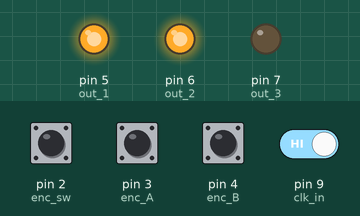
Simulated run of this sketch. Board: Arduino Uno, built with avr-gcc and run on an emulated ATmega328P. On the bench: output pins drawn as LEDs (lit = HIGH). Inputs (shaded band) come from the test bench; at power-on: pin 2 (enc_sw), pin 3 (enc_A), pin 4 (enc_B), pin 9 (clk_in) HIGH. EEPROM starts erased.

Above: at 1.2 s.
1.3 s: pin 9 (clk_in) driven LOW
At 2.2 s:
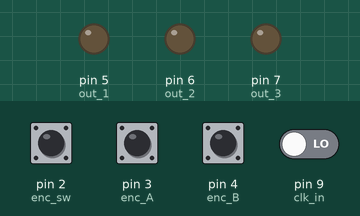
2.8 s: pin 9 (clk_in) driven HIGH
At 3.4 s:
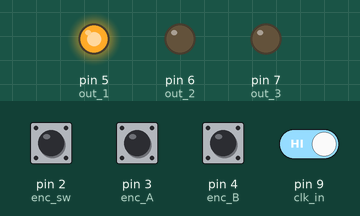
Timing chart, 0 to 5.8 s (numbered marks = the images above; inputs shaded):
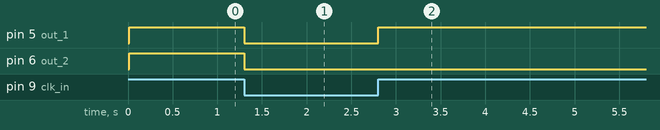

The sketch:

clockdivider.ino
```cpp
#include <EEPROM.h>

// there will be an input gate
// there will be 6 output gates
// each output will have 2 corresponding LEDs: 1 to indicate pulse (red) and 1 to indicate selected state (yellow).
// each output gate will be a division of the input gate clock
// each output gate clock division rate will be selectable using a encoder/switch
// to select a output, click on encoder and the selected LED will round robin betwen all 6 outputs.
// to change rate, while desired output to change is selected, turn encoder to increase or decreate rate
// encoder rotation will round robin between a fixed range of divisions.

// GENERAL TODOS:
// save divisions and selected output between reboots.
// add i2c functionality to change division rate for each output
// define a division range of vlaues that would work well as a clock divider ( i want to have odd divisions too) (DONE)
// finish encoder division selector function (DONE)


// configuration of functionality:
const int numberOfOutputs = 		4;
const int maximumDivisionAmount = 	32;
//=======================

// define hardware pins:
#define clk_in  	9

#define out_1  		5
#define out_2  		6
#define out_3  		7
#define enc_sw  	2
#define enc_A 		3
#define enc_B 		4

//=======================

// define states and variables:
int prevClockState;
int enc_sw_state;
int prevSwitchState;
int enc_a_state;
int enc_a_prevState;
int enc_stepCount =		0;
int counter = 			0;
int outputSelector = 	1;

// generate an array for how many outputs we have:
int divisions[6];

// define output pins in outputs array:
int outputs[] = {5,6,7,8};

//=======================


void setup() {
  //  Serial.begin(9600);

	initEEPROM();

	prevClockState = digitalRead(clk_in);
	prevSwitchState = digitalRead(enc_sw);
	pinMode(clk_in, INPUT);
	pinMode(out_1, OUTPUT);
	pinMode(out_2, OUTPUT);
	pinMode(out_3, OUTPUT);
	pinMode(enc_sw, INPUT_PULLUP);
	pinMode(enc_A, INPUT_PULLUP);
	pinMode(enc_B, INPUT_PULLUP);
}

void loop() {
	readClock();
	trigOutput(out_1, divisions[0]);
	trigOutput(out_2, divisions[1]);

	// // this loop code is still untested:
	// for (int i = 0; i < numberOfOutputs; i++) {
	// 	trigOutput(outputs[i], divisions[i]);
	// }
	// ====================================
	encSwitchRead();
	encRotationRead();


}

void count() {
	counter = counter + 1;
	if (counter > maximumDivisionAmount) { counter = 1;}
}

void readClock() {
	const int inputState = digitalRead(clk_in);
	if ( inputState == 1 && inputState != prevClockState) {
		prevClockState = inputState;
		count();
	} else if (inputState == 0 && inputState != prevClockState) {
		prevClockState = inputState;
	}
}


// universal trigger function:
void trigOutput(int outTrig, int divisionNum){
	if (counter % divisionNum == 0 && prevClockState == 1 && digitalRead(outTrig) == LOW) {
		digitalWrite(outTrig, HIGH);
	} else if (prevClockState == 0) {
		digitalWrite(outTrig, LOW);
	}
}

void encSwitchRead() {
	enc_sw_state = digitalRead(enc_sw);
	if (enc_sw_state == 0 && enc_sw_state != prevSwitchState ) {
//		Serial.println("enc switch clicked");
		if (outputSelector < numberOfOutputs) {
			outputSelector = outputSelector + 1;
		} else {
			outputSelector = 1;
		}
		prevSwitchState = enc_sw_state;
//		Serial.println(outputSelector);
	} else if (enc_sw_state == 1 && enc_sw_state != prevSwitchState ) {
		prevSwitchState = enc_sw_state;
	}

}

void encRotationRead() {
	enc_a_state = digitalRead(enc_A);
	if (enc_a_state != enc_a_prevState) {
		if (digitalRead(enc_B) != enc_a_state) {
			enc_stepCount += 1;
			if (enc_stepCount % 2 == 0) {
//				Serial.println("Encoder increment");
				setDivision(outputSelector, 1);
			}
		} else {
			enc_stepCount -= 1;
			if (enc_stepCount % 2 == 0) {
//				Serial.println("Encoder decrement");
				setDivision(outputSelector, -1);
			}
		}
		enc_a_prevState = enc_a_state;
	}
}

void setDivision(int index, int value){
	// TODO: read the user input to set the division rate
	divisions[index - 1] += value;
  EEPROM.write(index - 1, divisions[index - 1]);
}

void initEEPROM() {
  for (int i = 0; i <  numberOfOutputs; i++) {
    if (EEPROM.read(i) <= maximumDivisionAmount) {
      divisions[i] = EEPROM.read(i);
    } else {
      EEPROM.write(i,i+1);
      divisions[i] = EEPROM.read(i);
    }
  }
}
```

Measured:
- after the input at 1.3 s, pin 5 (out_1), pin 6 (out_2): HIGH → LOW at once
- after the input at 2.8 s, pin 5 (out_1): LOW → HIGH at once
